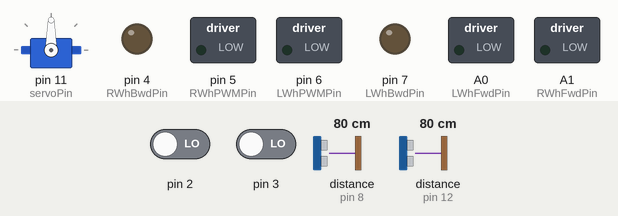
Simulated run of this sketch. Board: Arduino Uno, built with avr-gcc and run on an emulated ATmega328P. Parts: servo, switched loads named in the sketch (green lamp = pin HIGH), output pins drawn as LEDs (lit = HIGH). Wiring (inferred from the names in the program): 2 × ultrasonic range finder: trigger pin 9, echo pin 8 / trigger pin 13, echo pin 12. The inputs (shaded band) are chosen by the test bench; at power-on: distance to the obstacle (sensors on pin 12, pin 8) 80 cm, pin 2 LOW, pin 3 LOW. The echo pulse lasts 58.3 µs per cm; pins used as bus, display or sensor lines are not drawn; what the sketch prints to the serial monitor is not drawn.

Above: at 0.1 s.
At 4.2 s:
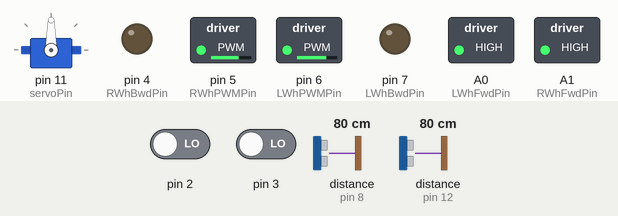
4.3 s: distance to the obstacle (sensor on pin 12) set to 17 cm
5.8 s: distance to the obstacle (sensor on pin 12) set to 14 cm
At 6.4 s:
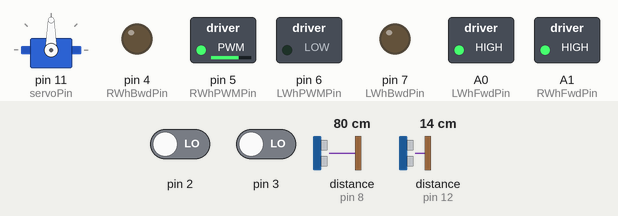
Timing chart, 0 to 8.8 s (numbered marks = the images above; inputs shaded):
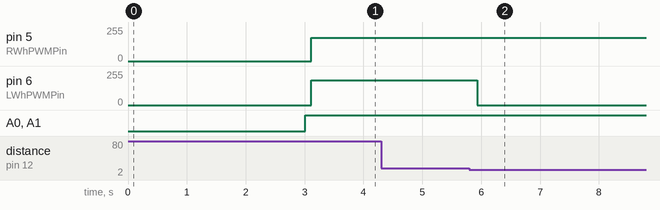

The sketch:

Final-Robot-Hopfensperger-Lea.ino
```cpp
// ECE 314 Final Robot - Maze Solving
// Claire Hopfensperger & Teddy Lea

//-----------------------------------------------------------
// Include libraries, set up objects, define pins
//-----------------------------------------------------------

//// Necessary libraries for I2C LCD
//#include <Wire.h> // Library for I2C communication
//#include <LiquidCrystal_I2C.h> // Library for LCD
//LiquidCrystal_I2C lcd = LiquidCrystal_I2C(0x27, 16, 2);

// Necessary defines/library for the IR receiver & remote
#define DECODE_NEC
#include <IRremote.hpp>

// Necessary servo stuff
#include <Servo.h>
Servo servo;

//-----------------------------------------------------------
// Pin/var delcarations
//-----------------------------------------------------------

// Wheel motors variables
const int RSPD = 175;        //Right Wheel PWM
const int LSPD = 185;        //Left Wheel PWM

const int LWhFwdPin = A0;  // IN3
const int LWhBwdPin = 7;  // IN4
const int LWhPWMPin = 6;  // ENB

const int RWhFwdPin = A1;  // IN1
const int RWhBwdPin = 4;  // IN2
const int RWhPWMPin = 5;  // ENA

// IR receiver/remote pins and vars
const int IR_Pin = 10;
int IRCode = 0;

// ISR vars
int gain = 12;
int delCntr = 0;
volatile long cntrL, cntrR;
volatile long LIntTime, RIntTime;

// Robot movement state vars
int state = 0;
bool turn = false;

// Maze vars
double threshold;  // assuming inches
int degree;  // angle of robot

// Left Ultrasonic Module pins and vars
const int trigPinL = 13; // 10 microsecond high pulse causes chirp, wait 50 us
const int echoPinL = 12; // Width of high pulse indicates distance
long durationL;
double oldInchesL, inchesL, cmL;

// Right Ultrasonic Module pins and vars
const int trigPinR = 9; // 10 microsecond high pulse causes chirp, wait 50 us
const int echoPinR = 8; // Width of high pulse indicates distance
long durationR;
double oldInchesR, inchesR, cmR;

// Servo motor that aims ultrasonic sensor.
const int servoPin = 11; // PWM output for hobby servo
int pos;

//-----------------------------------------------------------
// Define statements (other)
//-----------------------------------------------------------

// IR button directions and codes
#define STOP 0x16   // Button 0
#define START 0xC   // Button 1

//-----------------------------------------------------------
// Setup
//-----------------------------------------------------------

void setup()
{
  // Attach motor pins and set all to LOW
  pinMode(LWhFwdPin,OUTPUT);
  pinMode(LWhBwdPin,OUTPUT);
  pinMode(LWhPWMPin,OUTPUT);
  pinMode(RWhFwdPin,OUTPUT);
  pinMode(RWhBwdPin,OUTPUT);
  pinMode(RWhPWMPin,OUTPUT);

  digitalWrite(LWhFwdPin,LOW);
  digitalWrite(LWhBwdPin,LOW);
  digitalWrite(LWhPWMPin,LOW);

  digitalWrite(RWhFwdPin,LOW);
  digitalWrite(RWhBwdPin,LOW);
  digitalWrite(RWhPWMPin,LOW);

  // Attach interrupts to wheel sensors
  attachInterrupt(digitalPinToInterrupt(3), leftWhlCnt, CHANGE);
  attachInterrupt(digitalPinToInterrupt(2), rightWhlCnt, CHANGE);

//  // Initialize L2C LCD
//  lcd.init();
//  lcd.backlight();
//  lcd.clear();
//  lcd.print("Ready to go!");

  // Set up IR pin
  pinMode(IR_Pin, INPUT);
  IrReceiver.begin(IR_Pin, ENABLE_LED_FEEDBACK); // Start the receiver

  // Initialize ISR vars
  cntrR = 0;
  cntrL = 0;
  LIntTime = 0;
  RIntTime = 0;

  // Maze setup stuff
  threshold = 6;  // inches
  degree = 0;

  // Configure input and output pins for left ultrasonic sensor
  pinMode(trigPinL, OUTPUT);
  pinMode(echoPinL, INPUT);
  durationL = 0;
  oldInchesL = threshold;
  inchesL = threshold;
  cmL = 0;

  // Configure input and output pins for right ultrasonic sensor
  pinMode(trigPinR, OUTPUT);
  pinMode(echoPinR, INPUT);
  durationR = 0;
  oldInchesR = threshold;
  inchesR = threshold;
  cmR = 0;

  // Configure servo
  servo.attach(servoPin);
  servoPos1();

  // Set up serial monitor
  Serial.begin(9600);
  Serial.println("Starting");

  // Delay time before robot starts moving forward
  delay(3000);
}

//-----------------------------------------------------------
// Helper functions
//-----------------------------------------------------------

/*
 * Return an int of the current decoded command detected
 * by the IR receiver.
 */
int getCommand() {
  if (IrReceiver.decode())
  {
    IRCode = IrReceiver.decodedIRData.command;  // Store the value of the remote press into num.
    IrReceiver.resume();                        // Enable receiving of the next value.
  }
  return IRCode;
}

/*
 * Set both wheels forward to move the robot straight.
 */
void goStraight() {
  // Left wheel settings
  digitalWrite(LWhFwdPin,HIGH);    // run left wheel forward
  digitalWrite(LWhBwdPin,LOW);

  // Right wheel settings
  digitalWrite(RWhFwdPin,HIGH);    // run right wheel forward
  digitalWrite(RWhBwdPin,LOW);
}

/*
 * Set both wheels backward to move the robot back.
 */
void goBack() {
  // Left wheel settings
  digitalWrite(LWhFwdPin,LOW);    // run left wheel backward
  digitalWrite(LWhBwdPin,HIGH);

  // Right wheel settings
  digitalWrite(RWhFwdPin,LOW);    // run right wheel backward
  digitalWrite(RWhBwdPin,HIGH);
}

/*
 * Set the right wheel forward and stop the left wheel
 * to move the robot left.
 */
void turnLeft() {
  // Left wheel settings
  digitalWrite(LWhFwdPin,LOW);    // stop left wheel
  digitalWrite(LWhBwdPin,LOW);

  // Right wheel settings
  digitalWrite(RWhFwdPin,HIGH);    // run right wheel forward
  digitalWrite(RWhBwdPin,LOW);
}

/*
 * Set the left wheel forward and stop the right wheel
 * to move the robot right.
 */
void turnRight() {
  // Left wheel settings
  digitalWrite(LWhFwdPin,HIGH);    // run left wheel forward
  digitalWrite(LWhBwdPin,LOW);

  // Right wheel settings
  digitalWrite(RWhFwdPin,LOW);    // stop right wheel
  digitalWrite(RWhBwdPin,LOW);
}

/*
 * Stop both wheels to stop the robot.
 */
void stopWheels() {
  // Left wheel settings
  digitalWrite(LWhFwdPin,LOW);    // stop left wheel
  digitalWrite(LWhBwdPin,LOW);

  // Right wheel settings
  digitalWrite(RWhFwdPin,LOW);    // stop right wheel
  digitalWrite(RWhBwdPin,LOW);
}

/*
 * Left wheel interrupt
 */
void leftWhlCnt()
{
  long intTime = micros();
  if(intTime > LIntTime + 1000L)
  {
    LIntTime = intTime;
    cntrL++;
  }
}

/*
 * Right wheel interrupt
 */
void rightWhlCnt()
{
  long intTime = micros();
  if(intTime > RIntTime + 1000L)
  {
    RIntTime = intTime;
    cntrR++;
  }
}

/*
 * Move robot at top speed forward for 1 second and backward for 1 second.
 */
void robotTest() {
  delay(1000);  // Wait 1 second to start

  // Go forward 1 second ---------
  // Left wheel forward
  digitalWrite(LWhFwdPin,HIGH);
  digitalWrite(LWhBwdPin,LOW);
  analogWrite(LWhPWMPin,255);

  // Right wheel forward
  digitalWrite(RWhFwdPin,HIGH);
  digitalWrite(RWhBwdPin,LOW);
  analogWrite(RWhPWMPin,255);

  delay(1000);

  // Go backward 1 second ---------
  // Left wheel back
  digitalWrite(LWhFwdPin,LOW);
  digitalWrite(LWhBwdPin,HIGH);
  analogWrite(LWhPWMPin,255);

  // Right wheel back
  digitalWrite(RWhFwdPin,LOW);
  digitalWrite(RWhBwdPin,HIGH);
  analogWrite(RWhPWMPin,255);

  delay(1000);

  // Stop robot ---------
  // Left wheel off
  digitalWrite(LWhFwdPin,LOW);
  digitalWrite(LWhBwdPin,LOW);
  analogWrite(LWhPWMPin,0);

  // Right wheel off
  digitalWrite(RWhFwdPin,LOW);
  digitalWrite(RWhBwdPin,LOW);
  analogWrite(RWhPWMPin,0);
}

/*
 * Front-facing ultrasonic sensor: read distance and convert
 * into inches and cm
 */
void readDistanceL() {
  // Read ultrasonic sensor distance
  digitalWrite(trigPinL, LOW);
  delayMicroseconds(2);
  digitalWrite(trigPinL, HIGH);
  delayMicroseconds(10);
  digitalWrite(trigPinL, LOW);

  // Calculate distances with duration
  durationL = pulseIn(echoPinL, HIGH);
  inchesL = microsecondsToInches(durationL);
  cmL = microsecondsToCentimeters(durationL);
}

/*
 * Right-facing ultrasonic sensor: read distance and convert
 * into inches and cm
 */
void readDistanceR() {
  // Read ultrasonic sensor distance
  digitalWrite(trigPinR, LOW);
  delayMicroseconds(2);
  digitalWrite(trigPinR, HIGH);
  delayMicroseconds(10);
  digitalWrite(trigPinR, LOW);

  // Calculate distances with duration
  durationR = pulseIn(echoPinR, HIGH);
  inchesR = microsecondsToInches(durationR);
  cmR = microsecondsToCentimeters(durationR);
}

/*
 * Converts ultrasonic sensor ms read to inches.
 */
double microsecondsToInches(long microseconds) {
  return (double) microseconds / 74 / 2;
}

/*
 * Converts ultrasonic sensor ms read to cm.
 */
double microsecondsToCentimeters(long microseconds) {
  return (double) microseconds / 29 / 2;
}

/*
 * Turn robot left 90 degrees
 */
void turnLeft90() {
  long oldcntrL=cntrL;
  long oldcntrR=cntrR;
  cntrL=0;
  cntrR=0;

  while (cntrR < (cntrL + 42))
  {
    analogWrite(RWhPWMPin,RSPD);
    analogWrite(LWhPWMPin,0);
  }

  cntrL=oldcntrL;
  cntrR=oldcntrR;

  // add 90 to "degree" to keep track of robot direction
  degree += 90;
}

/*
 * Turn robot right 90 degrees
 */
void turnRight90() {
  long oldcntrL=cntrL;
  long oldcntrR=cntrR;
  cntrL=0;
  cntrR=0;

  while (cntrL < (cntrR + 43))
  {
    analogWrite(LWhPWMPin,LSPD);
    analogWrite(RWhPWMPin,0);
  }

  cntrL=oldcntrL;
  cntrR=oldcntrR;

  // subtract 90 from "degree" to keep track of robot direction
  degree -= 90;
}

/*
 * Turn servo to position 1, 90 degrees
 */
void servoPos1() {
  servo.write(90);
  pos = 1;
}

/*
 * Turn servo to position 2, 0 degrees
 */
void servoPos2() {
  servo.write(0);
  pos = 2;
}

//-----------------------------------------------------------
// Main loop
//-----------------------------------------------------------

void loop()
{
  // Set vars to current distance readings
  oldInchesL = inchesL;
  oldInchesR = inchesR;

  // Get new ultrasonic distance readinds
  readDistanceL();
  readDistanceR();

  // Set motor PWMs both to "forward"
  goStraight();
  delay(100);

  // If goal detected, go to goal

  // If wall ahead, turn left
  if (inchesL <= threshold)
  {
    turnLeft90();

    // Pause robot for easier transition to straight
    stopWheels();
    delay(300);

    // Reset PWM values and set motors to "forward"
    analogWrite(RWhPWMPin,RSPD);
    analogWrite(LWhPWMPin,LSPD);
    goStraight();

    // Reset wheel encoder counts
    cntrL = 0;
    cntrR = 0;
  }

  // If corner right
  else if (oldInchesR + 2 < inchesR)
  {

    // go straight
    if (degree == 0)
    {
      // Set variables
      long tmpLcntr, tmpRcntr;
      tmpLcntr = cntrL;
      tmpRcntr = cntrR;
      delCntr = abs(tmpLcntr - tmpRcntr);

      // If left motor is faster than right motor, decrease left motor speed
      if(tmpLcntr > tmpRcntr)
      {
        analogWrite(RWhPWMPin,RSPD);
        analogWrite(LWhPWMPin, max(LSPD - int(gain * delCntr + .5), 0));
      }

      // If right motor is faster than left motor, decrease right motor speed
      else if(tmpLcntr < tmpRcntr)
      {
        analogWrite(RWhPWMPin, max(RSPD - int(gain * delCntr + .5), 0));
        analogWrite(LWhPWMPin,LSPD);
      }

      // If motors are same speed, keep speeds
      else
      {
        analogWrite(RWhPWMPin,RSPD);
        analogWrite(LWhPWMPin,LSPD);
      }
    }

    // turn right
    else  // (degree != 0)
    {
      // Delay soft right turn so that robot doesn't hit wall
      delay(430);
      turnRight90();

      // Pause robot for easier transition to straight
      stopWheels();
      delay(300);

      // Reset PWM values and set motors to "forward"
      analogWrite(RWhPWMPin,RSPD);
      analogWrite(LWhPWMPin,LSPD);
      goStraight();
      delay(300);

      // Reset wheel encoder counts
      cntrL = 0;
      cntrR = 0;
    }
  }

  // If no reading on either, go straight
  else
  {
    // Set variables
    long tmpLcntr, tmpRcntr;
    tmpLcntr = cntrL;
    tmpRcntr = cntrR;
    delCntr = abs(tmpLcntr - tmpRcntr);

    // If left motor is faster than right motor, decrease left motor speed
    if(tmpLcntr > tmpRcntr)
    {
      analogWrite(RWhPWMPin,RSPD);
      analogWrite(LWhPWMPin, max(LSPD - int(gain * delCntr + .5), 0));
    }

    // If right motor is faster than left motor, decrease right motor speed
    else if(tmpLcntr < tmpRcntr)
    {
      analogWrite(RWhPWMPin, max(RSPD - int(gain * delCntr + .5), 0));
      analogWrite(LWhPWMPin,LSPD);
    }

    // If motors are same speed, keep speeds
    else
    {
      analogWrite(RWhPWMPin,RSPD);
      analogWrite(LWhPWMPin,LSPD);
    }
  }
}
```

Measured:
- the behaviour switches between 16 and 15 cm on distance to the obstacle (sensor on pin 12) (found by bisection; images 1 and 2)
- after the input at 4.3 s, every drawn part: stays the same
- after the input at 5.8 s, pin 6 (LWhPWMPin): 185/255 → 0/255 after 0.13 s
